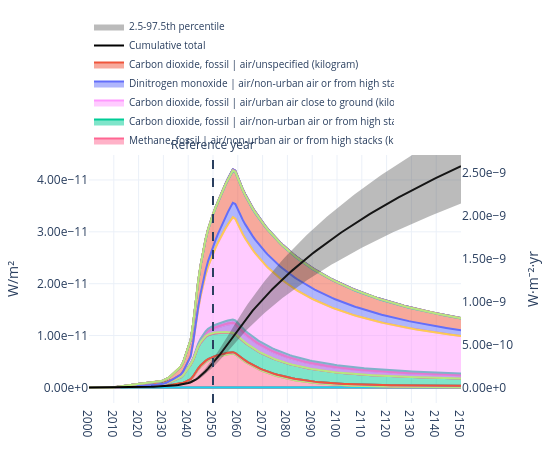

This figure's notebook cell:
### Markdown cell above
### Plot radiative forcing and temperature

### Code cell
fig = plot_rf(
    trails=trails,
    reference_year=ref_year,
    by="flow",
    year_range=(2000, 2150),
    year_tick=10,
)
fig

### Figure 1 — Plotly figure (JSON) as saved in the notebook; plotly's stock layout.template omitted (floating-point values rounded to 4 significant figures; data arrays with more than 128 entries replaced by an {"elided": "..."} marker saying what was removed)
{"data": [{"hoverinfo": "skip", "meta": "Carbon dioxide, fossil |<br>air/lower<br>stratosphere + upper troposphere (kilogram)", "mode": "lines", "name": "Carbon dioxide, fossil | air/lower stratosphere + upper troposphere (kilogram)", "showlegend": false, "stackgroup": "one", "type": "scatter", "x": {"elided": "151 int values"}, "y": {"elided": "151 float values"}}, {"hoverinfo": "skip", "meta": "Hexafluoroethane |<br>air/unspecified (kilogram)", "mode": "lines", "name": "Hexafluoroethane | air/unspecified (kilogram)", "showlegend": false, "stackgroup": "one", "type": "scatter", "x": {"elided": "151 int values"}, "y": {"elided": "151 float values"}}, {"hoverinfo": "skip", "meta": "Trifluoromethane |<br>air/urban air close to<br>ground (kilogram)", "mode": "lines", "name": "Trifluoromethane | air/urban air close to ground (kilogram)", "showlegend": false, "stackgroup": "one", "type": "scatter", "x": {"elided": "151 int values"}, "y": {"elided": "151 float values"}}, {"hoverinfo": "skip", "meta": "Carbon dioxide, to soil or biomass stock |<br>soil/agricultural (kilogram)", "mode": "lines", "name": "Carbon dioxide, to soil or biomass stock | soil/agricultural (kilogram)", "showlegend": false, "stackgroup": "one", "type": "scatter", "x": {"elided": "151 int values"}, "y": {"elided": "151 float values"}}, {"hoverinfo": "skip", "meta": "Carbon dioxide, non-fossil |<br>air/urban air<br>close to ground (kilogram)", "mode": "lines", "name": "Carbon dioxide, non-fossil | air/urban air close to ground (kilogram)", "showlegend": false, "stackgroup": "one", "type": "scatter", "x": {"elided": "151 int values"}, "y": {"elided": "151 float values"}}, {"hoverinfo": "skip", "meta": "Sulfur hexafluoride |<br>air/urban air close to<br>ground (kilogram)", "mode": "lines", "name": "Sulfur hexafluoride | air/urban air close to ground (kilogram)", "showlegend": false, "stackgroup": "one", "type": "scatter", "x": {"elided": "151 int values"}, "y": {"elided": "151 float values"}}, {"hovertemplate": "<b>%{meta}</b><br>Year: %{x}<br>W/m²: %{y:.6g}<extra></extra>", "meta": "Methane, fossil |<br>air/non-urban air or from<br>high stacks (kilogram)", "mode": "lines", "name": "Methane, fossil | air/non-urban air or from high stacks (kilogram)", "showlegend": true, "stackgroup": "one", "type": "scatter", "x": {"elided": "151 int values"}, "y": {"elided": "151 float values"}}, {"hoverinfo": "skip", "meta": "1,1,1,2-Tetrafluoroethane |<br>air/unspecified<br>(kilogram)", "mode": "lines", "name": "1,1,1,2-Tetrafluoroethane | air/unspecified (kilogram)", "showlegend": false, "stackgroup": "one", "type": "scatter", "x": {"elided": "151 int values"}, "y": {"elided": "151 float values"}}, {"hoverinfo": "skip", "meta": "Tetrafluoromethane |<br>air/unspecified<br>(kilogram)", "mode": "lines", "name": "Tetrafluoromethane | air/unspecified (kilogram)", "showlegend": false, "stackgroup": "one", "type": "scatter", "x": {"elided": "151 int values"}, "y": {"elided": "151 float values"}}, {"hoverinfo": "skip", "meta": "Carbon dioxide, from soil or biomass stock |<br>air/non-urban air or from high stacks<br>(kilogram)", "mode": "lines", "name": "Carbon dioxide, from soil or biomass stock | air/non-urban air or from high stacks (kilogram)", "showlegend": false, "stackgroup": "one", "type": "scatter", "x": {"elided": "151 int values"}, "y": {"elided": "151 float values"}}, {"hoverinfo": "skip", "meta": "Methane, fossil |<br>air/low population density,<br>long-term (kilogram)", "mode": "lines", "name": "Methane, fossil | air/low population density, long-term (kilogram)", "showlegend": false, "stackgroup": "one", "type": "scatter", "x": {"elided": "151 int values"}, "y": {"elided": "151 float values"}}, {"hoverinfo": "skip", "meta": "Methane, non-fossil |<br>air/unspecified<br>(kilogram)", "mode": "lines", "name": "Methane, non-fossil | air/unspecified (kilogram)", "showlegend": false, "stackgroup": "one", "type": "scatter", "x": {"elided": "151 int values"}, "y": {"elided": "151 float values"}}, {"hovertemplate": "<b>%{meta}</b><br>Year: %{x}<br>W/m²: %{y:.6g}<extra></extra>", "meta": "Carbon dioxide, fossil |<br>air/non-urban air or<br>from high stacks (kilogram)", "mode": "lines", "name": "Carbon dioxide, fossil | air/non-urban air or from high stacks (kilogram)", "showlegend": true, "stackgroup": "one", "type": "scatter", "x": {"elided": "151 int values"}, "y": {"elided": "151 float values"}}, {"hoverinfo": "skip", "meta": "Carbon dioxide, non-fossil |<br>air/unspecified<br>(kilogram)", "mode": "lines", "name": "Carbon dioxide, non-fossil | air/unspecified (kilogram)", "showlegend": false, "stackgroup": "one", "type": "scatter", "x": {"elided": "151 int values"}, "y": {"elided": "151 float values"}}, {"hoverinfo": "skip", "meta": "Methane, non-fossil |<br>air/urban air close to<br>ground (kilogram)", "mode": "lines", "name": "Methane, non-fossil | air/urban air close to ground (kilogram)", "showlegend": false, "stackgroup": "one", "type": "scatter", "x": {"elided": "151 int values"}, "y": {"elided": "151 float values"}}, {"hoverinfo": "skip", "meta": "Tetrafluoromethane |<br>air/urban air close to<br>ground (kilogram)", "mode": "lines", "name": "Tetrafluoromethane | air/urban air close to ground (kilogram)", "showlegend": false, "stackgroup": "one", "type": "scatter", "x": {"elided": "151 int values"}, "y": {"elided": "151 float values"}}, {"hoverinfo": "skip", "meta": "Methane, fossil |<br>air/urban air close to<br>ground (kilogram)", "mode": "lines", "name": "Methane, fossil | air/urban air close to ground (kilogram)", "showlegend": false, "stackgroup": "one", "type": "scatter", "x": {"elided": "151 int values"}, "y": {"elided": "151 float values"}}, {"hoverinfo": "skip", "meta": "Sulfur hexafluoride |<br>air/non-urban air or<br>from high stacks (kilogram)", "mode": "lines", "name": "Sulfur hexafluoride | air/non-urban air or from high stacks (kilogram)", "showlegend": false, "stackgroup": "one", "type": "scatter", "x": {"elided": "151 int values"}, "y": {"elided": "151 float values"}}, {"hoverinfo": "skip", "meta": "Dinitrogen monoxide |<br>air/low population<br>density, long-term (kilogram)", "mode": "lines", "name": "Dinitrogen monoxide | air/low population density, long-term (kilogram)", "showlegend": false, "stackgroup": "one", "type": "scatter", "x": {"elided": "151 int values"}, "y": {"elided": "151 float values"}}, {"hoverinfo": "skip", "meta": "Carbon dioxide, to soil or biomass stock |<br>soil/unspecified (kilogram)", "mode": "lines", "name": "Carbon dioxide, to soil or biomass stock | soil/unspecified (kilogram)", "showlegend": false, "stackgroup": "one", "type": "scatter", "x": {"elided": "151 int values"}, "y": {"elided": "151 float values"}}, {"hoverinfo": "skip", "meta": "Sulfur hexafluoride |<br>air/unspecified<br>(kilogram)", "mode": "lines", "name": "Sulfur hexafluoride | air/unspecified (kilogram)", "showlegend": false, "stackgroup": "one", "type": "scatter", "x": {"elided": "151 int values"}, "y": {"elided": "151 float values"}}, {"hoverinfo": "skip", "meta": "Carbon dioxide, non-fossil |<br>air/non-urban<br>air or from high stacks (kilogram)", "mode": "lines", "name": "Carbon dioxide, non-fossil | air/non-urban air or from high stacks (kilogram)", "showlegend": false, "stackgroup": "one", "type": "scatter", "x": {"elided": "151 int values"}, "y": {"elided": "151 float values"}}, {"hoverinfo": "skip", "meta": "Dinitrogen monoxide |<br>air/urban air close to<br>ground (kilogram)", "mode": "lines", "name": "Dinitrogen monoxide | air/urban air close to ground (kilogram)", "showlegend": false, "stackgroup": "one", "type": "scatter", "x": {"elided": "151 int values"}, "y": {"elided": "151 float values"}}, {"hoverinfo": "skip", "meta": "Carbon dioxide, in air |<br>natural resource/in<br>air (kilogram)", "mode": "lines", "name": "Carbon dioxide, in air | natural resource/in air (kilogram)", "showlegend": false, "stackgroup": "one", "type": "scatter", "x": {"elided": "151 int values"}, "y": {"elided": "151 float values"}}, {"hoverinfo": "skip", "meta": "Trifluoromethane |<br>air/non-urban air or from<br>high stacks (kilogram)", "mode": "lines", "name": "Trifluoromethane | air/non-urban air or from high stacks (kilogram)", "showlegend": false, "stackgroup": "one", "type": "scatter", "x": {"elided": "151 int values"}, "y": {"elided": "151 float values"}}, {"hoverinfo": "skip", "meta": "Methane, from soil or biomass stock |<br>air/non-urban air or from high stacks<br>(kilogram)", "mode": "lines", "name": "Methane, from soil or biomass stock | air/non-urban air or from high stacks (kilogram)", "showlegend": false, "stackgroup": "one", "type": "scatter", "x": {"elided": "151 int values"}, "y": {"elided": "151 float values"}}, {"hoverinfo": "skip", "meta": "1,1,1,2-Tetrafluoroethane |<br>air/non-urban air<br>or from high stacks (kilogram)", "mode": "lines", "name": "1,1,1,2-Tetrafluoroethane | air/non-urban air or from high stacks (kilogram)", "showlegend": false, "stackgroup": "one", "type": "scatter", "x": {"elided": "151 int values"}, "y": {"elided": "151 float values"}}, {"hoverinfo": "skip", "meta": "Methane, non-fossil |<br>air/non-urban air or<br>from high stacks (kilogram)", "mode": "lines", "name": "Methane, non-fossil | air/non-urban air or from high stacks (kilogram)", "showlegend": false, "stackgroup": "one", "type": "scatter", "x": {"elided": "151 int values"}, "y": {"elided": "151 float values"}}, {"hovertemplate": "<b>%{meta}</b><br>Year: %{x}<br>W/m²: %{y:.6g}<extra></extra>", "meta": "Carbon dioxide, fossil |<br>air/urban air close<br>to ground (kilogram)", "mode": "lines", "name": "Carbon dioxide, fossil | air/urban air close to ground (kilogram)", "showlegend": true, "stackgroup": "one", "type": "scatter", "x": {"elided": "151 int values"}, "y": {"elided": "151 float values"}}, {"hoverinfo": "skip", "meta": "Methane, fossil |<br>air/unspecified (kilogram)", "mode": "lines", "name": "Methane, fossil | air/unspecified (kilogram)", "showlegend": false, "stackgroup": "one", "type": "scatter", "x": {"elided": "151 int values"}, "y": {"elided": "151 float values"}}, {"hovertemplate": "<b>%{meta}</b><br>Year: %{x}<br>W/m²: %{y:.6g}<extra></extra>", "meta": "Dinitrogen monoxide |<br>air/non-urban air or<br>from high stacks (kilogram)", "mode": "lines", "name": "Dinitrogen monoxide | air/non-urban air or from high stacks (kilogram)", "showlegend": true, "stackgroup": "one", "type": "scatter", "x": {"elided": "151 int values"}, "y": {"elided": "151 float values"}}, {"hovertemplate": "<b>%{meta}</b><br>Year: %{x}<br>W/m²: %{y:.6g}<extra></extra>", "meta": "Carbon dioxide, fossil |<br>air/unspecified<br>(kilogram)", "mode": "lines", "name": "Carbon dioxide, fossil | air/unspecified (kilogram)", "showlegend": true, "stackgroup": "one", "type": "scatter", "x": {"elided": "151 int values"}, "y": {"elided": "151 float values"}}, {"hoverinfo": "skip", "meta": "1,1,1,2-Tetrafluoroethane |<br>air/urban air<br>close to ground (kilogram)", "mode": "lines", "name": "1,1,1,2-Tetrafluoroethane | air/urban air close to ground (kilogram)", "showlegend": false, "stackgroup": "one", "type": "scatter", "x": {"elided": "151 int values"}, "y": {"elided": "151 float values"}}, {"hoverinfo": "skip", "meta": "Carbon dioxide, from soil or biomass stock |<br>air/unspecified (kilogram)", "mode": "lines", "name": "Carbon dioxide, from soil or biomass stock | air/unspecified (kilogram)", "showlegend": false, "stackgroup": "one", "type": "scatter", "x": {"elided": "151 int values"}, "y": {"elided": "151 float values"}}, {"hoverinfo": "skip", "meta": "Carbon dioxide, non-fossil, resource<br>correction |<br>natural resource/in air<br>(kilogram)", "mode": "lines", "name": "Carbon dioxide, non-fossil, resource correction | natural resource/in air (kilogram)", "showlegend": false, "stackgroup": "one", "type": "scatter", "x": {"elided": "151 int values"}, "y": {"elided": "151 float values"}}, {"hoverinfo": "skip", "meta": "Difluoromethane |<br>air/unspecified (kilogram)", "mode": "lines", "name": "Difluoromethane | air/unspecified (kilogram)", "showlegend": false, "stackgroup": "one", "type": "scatter", "x": {"elided": "151 int values"}, "y": {"elided": "151 float values"}}, {"hoverinfo": "skip", "meta": "Dinitrogen monoxide |<br>air/unspecified<br>(kilogram)", "mode": "lines", "name": "Dinitrogen monoxide | air/unspecified (kilogram)", "showlegend": false, "stackgroup": "one", "type": "scatter", "x": {"elided": "151 int values"}, "y": {"elided": "151 float values"}}, {"hoverinfo": "skip", "meta": "Hexafluoroethane |<br>air/urban air close to<br>ground (kilogram)", "mode": "lines", "name": "Hexafluoroethane | air/urban air close to ground (kilogram)", "showlegend": false, "stackgroup": "one", "type": "scatter", "x": {"elided": "151 int values"}, "y": {"elided": "151 float values"}}, {"hovertemplate": "<b>Cumulative total</b><br>Year: %{x}<br>W·m⁻²·yr: %{y:.6g}<extra></extra>", "line": {"color": "black", "width": 2}, "mode": "lines", "name": "Cumulative total", "showlegend": true, "type": "scatter", "x": {"elided": "151 int values"}, "y": {"elided": "151 float values"}, "yaxis": "y2"}, {"hoverinfo": "skip", "line": {"width": 0}, "mode": "lines", "showlegend": false, "type": "scatter", "x": {"elided": "151 int values"}, "y": {"elided": "151 float values"}, "yaxis": "y2"}, {"fill": "tonexty", "fillcolor": "rgba(60,60,60,0.35)", "line": {"width": 0}, "mode": "lines", "name": "2.5-97.5th percentile", "type": "scatter", "x": {"elided": "151 int values"}, "y": {"elided": "151 float values"}, "yaxis": "y2"}], "layout": {"annotations": [{"showarrow": false, "text": "Reference year", "x": 2050, "xanchor": "center", "xref": "x", "y": 1, "yanchor": "bottom", "yref": "y domain"}, {"showarrow": false, "text": "Radiative forcing by gas/flow", "x": 0.5, "xanchor": "center", "xref": "paper", "y": -0.2, "yanchor": "top", "yref": "paper"}], "height": 450, "hoverlabel": {"align": "left", "font": {"size": 11}}, "hovermode": "x unified", "legend": {"entrywidth": 260, "entrywidthmode": "pixels", "font": {"size": 10}, "orientation": "h", "x": 0, "xanchor": "left", "y": 1, "yanchor": "bottom"}, "margin": {"b": 40, "l": 60, "r": 60, "t": 119}, "shapes": [{"line": {"dash": "dash", "width": 2}, "type": "line", "x0": 2050, "x1": 2050, "xref": "x", "y0": 0, "y1": 1, "yref": "y domain"}], "title": {"text": "", "x": 0.5, "xanchor": "center"}, "width": 550, "xaxis": {"dtick": 10, "range": [2000, 2150], "showgrid": true, "tick0": 2000, "tickmode": "linear"}, "yaxis": {"exponentformat": "e", "range": [-3.002e-12, 4.481e-11], "showexponent": "all", "showgrid": true, "tickformat": ".2e", "title": {"text": "W/m²"}, "type": "linear"}, "yaxis2": {"exponentformat": "e", "overlaying": "y", "range": [-1.814e-10, 2.708e-09], "showexponent": "all", "showgrid": false, "side": "right", "tickformat": ".2e", "title": {"text": "W·m⁻²·yr"}}}}
